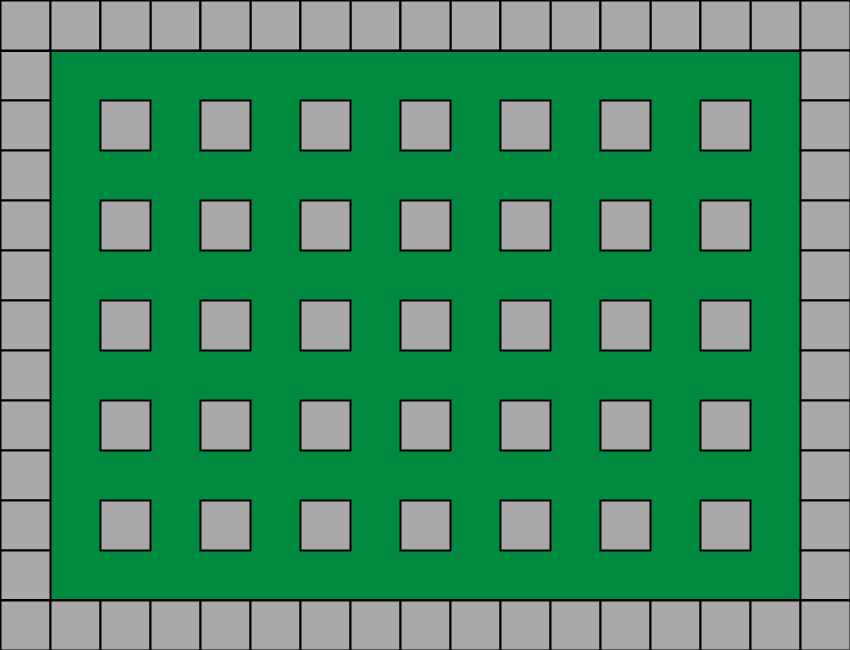
Frame 1 (no input)
Frame 60 (the mouse pressed at the canvas centre just before this capture): identical to frame 1, image omitted
Frame 120 (the mouse held since frame 60 and released just before this capture): identical to frame 1, image omitted

The Processing sketch that drew this single still picture (run headless with seeded random() and noise(); from frame 60 on, the mouse is pressed at the canvas centre):

// Processing sketch: processing_146754
// ── processing_146754.pde

       /************************************************************/
      /*     Desenvolvido por Antônio Victor Ferreira de Lima     */
     /*             Finalidada: Exercio de conhecimento          */
    /*          voltado a logica de programação procedural.     */
   /* Funcionalidades: Recriação do jogo bomberman(35% pronto) */
  /*                Professor: Marco Antônio                  */
 /*           Data da ultima alteração: 09/04/2014           */
/************************************************************/
void setup(){
  //definições padrões de tamanho e cor de fundo.
  size(850, 650);
  background(#008A3F);

}
//variaveis usadas para as posições do boneco.
int pos_x = 75;
int pos_y = 77;
int pos_olho_y = 70;
int pos_olho_x_0 = 70;
int pos_olho_x_1 = 80;
int inicio = 0;

void draw(){
  strokeWeight(2);
  //desenha o mapa e redesenha a cada movimento.
  if(inicio==0){
    drawMAP();  
    inicio++;
  }
  
  
  int i=0;
      //verifica se alguma tecla foi apertada e logo após identifica se a foi uma das teclas funcionais efetua sua respectiva função.
  if(keyPressed){
   
    if(key=='s' || key=='S'){
        //andar para trás
      i=i+25;
           //colisão simples
      if((pos_x>52 && pos_x<102) || (pos_x>152 && pos_x<202) || (pos_x>252 && pos_x<302) || (pos_x>352 && pos_x<402) || (pos_x>452 && pos_x<502) || (pos_x>552 && pos_x<602) || (pos_x>652 && pos_x<702) || (pos_x>752 && pos_x<802)){
        andarY(i);
      }
    }else{
      if(key=='d' || key=='D'){
          //andar para direita
        i=i+25;
        //colisão simples
        if((pos_y>52 && pos_y<102) || (pos_y>152 && pos_y<202) || (pos_y>252 && pos_y<302) || (pos_y>352 && pos_y<402) || (pos_y>452 && pos_y<502) || (pos_y>552 && pos_y<602)){
         andarX(i);
       }   
     }else{
      if(key=='a' || key=='A'){
            //andar para esquerda
       i=i-25;
           //colisão simples
       if((pos_y>52 && pos_y<102) || (pos_y>152 && pos_y<202) || (pos_y>252 && pos_y<302) || (pos_y>352 && pos_y<402) || (pos_y>452 && pos_y<502) || (pos_y>552 && pos_y<602)){
         andarX(i);
       }        
     }else{
      if(key=='w' || key=='W'){
              //andar para frente
        i=i-25;
              //colisão simples
        if((pos_x>52 && pos_x<102) || (pos_x>152 && pos_x<202) || (pos_x>252 && pos_x<302) || (pos_x>352 && pos_x<402) || (pos_x>452 && pos_x<502) || (pos_x>552 && pos_x<602) || (pos_x>652 && pos_x<702) || (pos_x>752 && pos_x<802)){
          andarY(i);
        }
      }
    }
  }
}
}
}




/****** BLOCO COM FUNÇÕES FUTURAMENTE UTILIZADAS, NOTA: "DESENVOLVER A PAGINA SEPARADAS E DEPOIS EFETUAR A LINKAGEM ******/
void drawMAP(){
  fill(#a9a9a9);
//eixo x e y para baixo e para direita.
  for(int i=1;i<=12;i++){
    rect(0,50*i,50,50);
    for(int j=0;j<=16;j++){ 
      rect(50*j,0,50,50);
    }
  }
    //eixo x e y para cima e para esquerda.
  for(int i=1;i<=12;i++){
    rect(800,50*i,50,50);
    for(int j=0;j<=16;j++){ 
      rect(50*j,600,50,50);
    }
  }
    //linhas do meio do mapa
  for(int i=1;i<=7;i++){
    for(int j=0;j<=500;j=j+100){
      rect(100*i,j,50,50);
    }
  }
}

void andarY(int i){      
  pos_y=pos_y+i;
  pos_olho_y=pos_olho_y+i;
  background(#008A3F);  
  drawMAP(); 
  strokeWeight(1);
  fill(#FFFFFF);
  noStroke();
  rect(pos_x, pos_y-23, 5, 10);
  fill(#FF69B4);
  ellipse(pos_x, pos_y, 9, 9);
  fill(#FFFFFF);
  ellipse(pos_x, pos_y, 45, 35);
  fill(#FFE4E1);
  stroke(#FF69B4);
  ellipse(pos_x, pos_y, 40, 30);
  fill(0);
  stroke(0);
  ellipse(pos_olho_x_0, pos_olho_y, 2, 12);
  ellipse(pos_olho_x_1, pos_olho_y, 2, 12);
}
void andarX(int i){
  pos_x=pos_x+i;
  pos_olho_x_0=pos_olho_x_0+i;
  pos_olho_x_1=pos_olho_x_1+i;
  background(#008A3F);
  drawMAP(); 
  strokeWeight(1);
  fill(#FFFFFF);
  noStroke();
  rect(pos_x, pos_y-23, 5, 10);
  fill(#FF69B4);
  ellipse(pos_x, pos_y, 9, 9);
  fill(#FFFFFF);
  ellipse(pos_x, pos_y, 45, 35);
  fill(#FFE4E1);
  stroke(#FF69B4);
  ellipse(pos_x, pos_y, 40, 30);
  fill(0);
  stroke(0);
  ellipse(pos_olho_x_0, pos_olho_y, 2, 12);
  ellipse(pos_olho_x_1, pos_olho_y, 2, 12);
}
/*
função não terminada.
void comecar(){
  frameRate(4);
     
      for(int i = 0; i<=3;i++){
       fill(255);
       rect(225,125,400,400);
       scale(0.5*i);
     }
       resetMatrix();
     
     frameRate(60);
}*/
/***     FIM DO BLOCO     ***/
